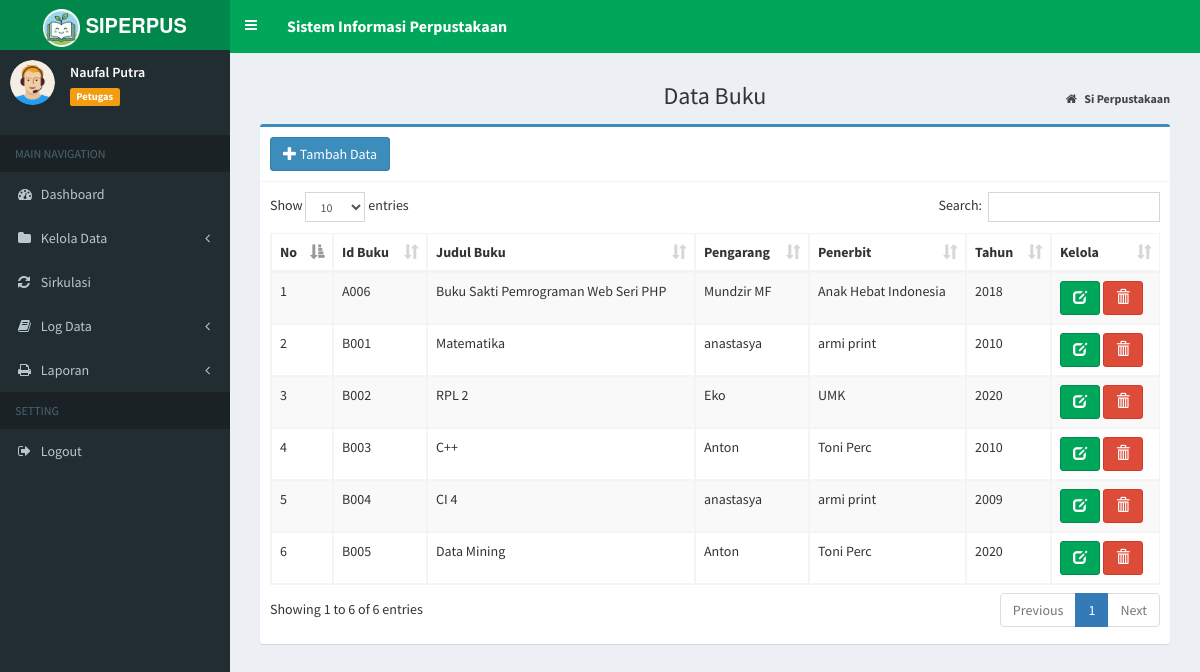
Screenshot of /index.php?page=MyApp/data_buku (signed in) with the database file from the repository.
### tables this page shows
CREATE TABLE `tb_buku` (
  `id_buku` varchar(10) NOT NULL,
  `judul_buku` varchar(500) NOT NULL,
  `pengarang` varchar(100) NOT NULL,
  `penerbit` varchar(100) NOT NULL,
  `th_terbit` year NOT NULL,
  PRIMARY KEY (`id_buku`)
);

### admin/buku/data_buku.php (the view)
<section class="content-header">
	<h1 style="text-align:center;">
		Data Buku
	</h1>
	<ol class="breadcrumb">
		<li>
			<a href="index.php">
				<i class="fa fa-home"></i>
				<b>Si Perpustakaan</b>
			</a>
		</li>
	</ol>
</section>
<section class="content">
	<div class="box box-primary">
		<div class="box-header with-border">
			<a href="?page=MyApp/add_buku" title="Tambah Data" class="btn btn-primary">
				<i class="glyphicon glyphicon-plus"></i> Tambah Data</a>
		</div>
		<div class="box-body">
			<div class="table-responsive">
				<table id="example1" class="table table-bordered table-striped">
					<thead>
						<tr>
							<th>No</th>
							<th>Id Buku</th>
							<th>Judul Buku</th>
							<th>Pengarang</th>
							<th>Penerbit</th>
							<th>Tahun</th>
							<th>Kelola</th>
						</tr>
					</thead>
					<tbody>
						<?php
                  $no = 1;
                  $sql = $koneksi->query("SELECT * from tb_buku");
                  while ($data= $sql->fetch_assoc()) {
                ?>
						<tr>
							<td>
								<?php echo $no++; ?>
							</td>
							<td>
								<?php echo $data['id_buku']; ?>
							</td>
							<td>
								<?php echo $data['judul_buku']; ?>
							</td>
							<td>
								<?php echo $data['pengarang']; ?>
							</td>
							<td>
								<?php echo $data['penerbit']; ?>
							</td>
							<td>
								<?php echo $data['th_terbit']; ?>
							</td>
							<td>
								<a href="?page=MyApp/edit_buku&kode=<?php echo $data['id_buku']; ?>" title="Ubah"
								 class="btn btn-success">
									<i class="glyphicon glyphicon-edit"></i>
								</a>
								<a href="?page=MyApp/del_buku&kode=<?php echo $data['id_buku']; ?>" onclick="return confirm('Yakin Hapus Data Ini ?')"
								 title="Hapus" class="btn btn-danger">
									<i class="glyphicon glyphicon-trash"></i>
							</td>
						</tr>
						<?php
                  }
                ?>
					</tbody>
				</table>
			</div>
		</div>
	</div>
</section>

### rows the page displays
tb_buku: id_buku "A006", judul_buku "Buku Sakti Pemrograman Web Seri PHP", pengarang "Mundzir MF", penerbit "Anak Hebat Indonesia", th_terbit "2018"
tb_buku: id_buku "B001", judul_buku "Matematika", pengarang "anastasya", penerbit "armi print", th_terbit "2010"
tb_buku: id_buku "B002", judul_buku "RPL 2", pengarang "Eko", penerbit "UMK", th_terbit "2020"
tb_buku: id_buku "B003", judul_buku "C++", pengarang "Anton", penerbit "Toni Perc", th_terbit "2010"
tb_buku: id_buku "B004", judul_buku "CI 4", pengarang "anastasya", penerbit "armi print", th_terbit "2009"
tb_buku: id_buku "B005", judul_buku "Data Mining", pengarang "Anton", penerbit "Toni Perc", th_terbit "2020"

### other values shown
$data_nama "Naufal Putra"
$data_level "Petugas"
